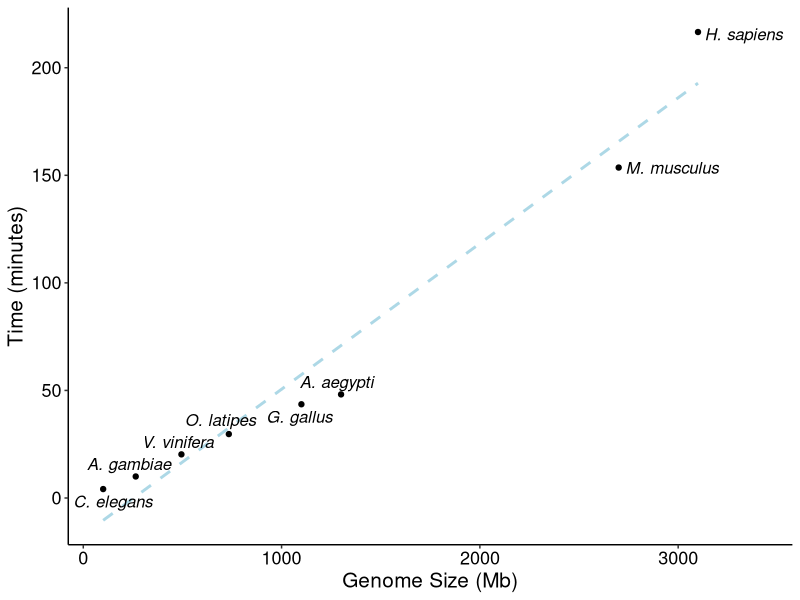

Write R code to recreate this figure.
library(ggplot2)
library(ggrepel)

# Organism names
species <- c("C. elegans", "A. gambiae", "V. vinifera", 
             "O. latipes", "G. gallus", "A. aegypti", 
             "M. musculus", "H. sapiens")

# Genome sizes
genome_sizes <- c(100.3, 264.5, 494.9, 734, 1100, 1300, 2700, 3100)
times_minutes <- c(4.15, 10, 20.28, 29.71, 43.57, 48.16, 2.56 * 60, 3.61 * 60)

# Create data frame
data <- data.frame(Species = species, Genome_Size = genome_sizes, Time = times_minutes)

# Fit linear model
model <- lm(Time ~ Genome_Size, data = data)
model_summary <- summary(model)
r2 <- round(model_summary$r.squared, 3)

# Plot
ggplot(data, aes(x = Genome_Size, y = Time)) +
  geom_point(color = "black") +
  geom_smooth(method = "lm", se = FALSE, color = "lightblue", linetype = "dashed") +
  geom_text_repel(aes(label = Species),
                  size = 4.2,
                  fontface = "italic",
                  max.overlaps = Inf, hjust = .75) +
  labs(x = "Genome Size (Mb)",
       y = "Time (minutes)") +  
  xlim(min(genome_sizes) * 0.9, max(genome_sizes) * 1.1) +  
  theme(
    axis.title.x = element_text(size = 15),
    axis.title.y = element_text(size = 15),
    axis.text.x = element_text(color = "black", size = 13),
    axis.text.y = element_text(color = "black", size = 13),
    panel.grid.major = element_blank(),
    panel.grid.minor = element_blank(),
    panel.background = element_blank(),
    axis.line = element_line(colour = "black")
  )
